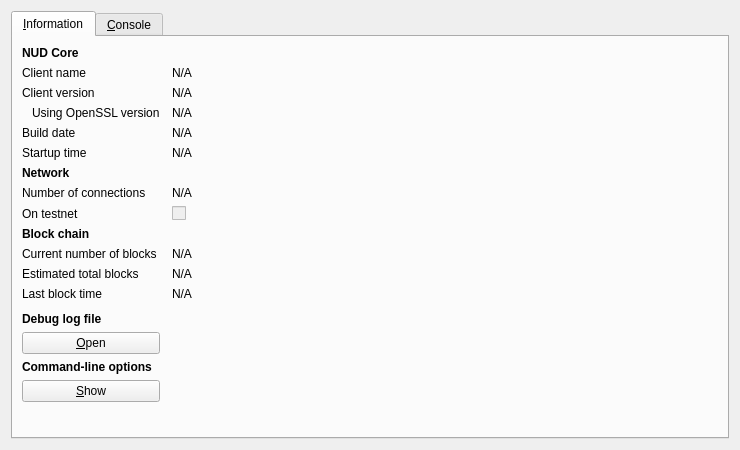
<?xml version="1.0" encoding="UTF-8"?>
<ui version="4.0">
 <class>RPCConsole</class>
 <widget class="QDialog" name="RPCConsole">
  <property name="geometry">
   <rect>
    <x>0</x>
    <y>0</y>
    <width>740</width>
    <height>450</height>
   </rect>
  </property>
  <property name="windowTitle">
   <string>NUD - Debug window</string>
  </property>
  <layout class="QVBoxLayout" name="verticalLayout_2">
   <item>
    <widget class="QTabWidget" name="tabWidget">
     <property name="currentIndex">
      <number>0</number>
     </property>
     <widget class="QWidget" name="tab_info">
      <attribute name="title">
       <string>&amp;Information</string>
      </attribute>
      <layout class="QGridLayout" name="gridLayout" columnstretch="0,1">
       <property name="horizontalSpacing">
        <number>12</number>
       </property>
       <item row="0" column="0">
        <widget class="QLabel" name="label_9">
         <property name="font">
          <font>
           <weight>75</weight>
           <bold>true</bold>
          </font>
         </property>
         <property name="text">
          <string>NUD Core</string>
         </property>
        </widget>
       </item>
       <item row="1" column="0">
        <widget class="QLabel" name="label_5">
         <property name="text">
          <string>Client name</string>
         </property>
        </widget>
       </item>
       <item row="1" column="1">
        <widget class="QLabel" name="clientName">
         <property name="cursor">
          <cursorShape>IBeamCursor</cursorShape>
         </property>
         <property name="text">
          <string>N/A</string>
         </property>
         <property name="textFormat">
          <enum>Qt::PlainText</enum>
         </property>
         <property name="textInteractionFlags">
          <set>Qt::LinksAccessibleByMouse|Qt::TextSelectableByKeyboard|Qt::TextSelectableByMouse</set>
         </property>
        </widget>
       </item>
       <item row="2" column="0">
        <widget class="QLabel" name="label_6">
         <property name="text">
          <string>Client version</string>
         </property>
        </widget>
       </item>
       <item row="2" column="1">
        <widget class="QLabel" name="clientVersion">
         <property name="cursor">
          <cursorShape>IBeamCursor</cursorShape>
         </property>
         <property name="text">
          <string>N/A</string>
         </property>
         <property name="textFormat">
          <enum>Qt::PlainText</enum>
         </property>
         <property name="textInteractionFlags">
          <set>Qt::LinksAccessibleByMouse|Qt::TextSelectableByKeyboard|Qt::TextSelectableByMouse</set>
         </property>
        </widget>
       </item>
       <item row="3" column="0">
        <widget class="QLabel" name="label_14">
         <property name="text">
          <string>Using OpenSSL version</string>
         </property>
         <property name="indent">
          <number>10</number>
         </property>
        </widget>
       </item>
       <item row="3" column="1">
        <widget class="QLabel" name="openSSLVersion">
         <property name="cursor">
          <cursorShape>IBeamCursor</cursorShape>
         </property>
         <property name="text">
          <string>N/A</string>
         </property>
         <property name="textFormat">
          <enum>Qt::PlainText</enum>
         </property>
         <property name="textInteractionFlags">
          <set>Qt::LinksAccessibleByMouse|Qt::TextSelectableByKeyboard|Qt::TextSelectableByMouse</set>
         </property>
        </widget>
       </item>
       <item row="4" column="0">
        <widget class="QLabel" name="label_12">
         <property name="text">
          <string>Build date</string>
         </property>
        </widget>
       </item>
       <item row="4" column="1">
        <widget class="QLabel" name="buildDate">
         <property name="cursor">
          <cursorShape>IBeamCursor</cursorShape>
         </property>
         <property name="text">
          <string>N/A</string>
         </property>
         <property name="textFormat">
          <enum>Qt::PlainText</enum>
         </property>
         <property name="textInteractionFlags">
          <set>Qt::LinksAccessibleByMouse|Qt::TextSelectableByKeyboard|Qt::TextSelectableByMouse</set>
         </property>
        </widget>
       </item>
       <item row="5" column="0">
        <widget class="QLabel" name="label_13">
         <property name="text">
          <string>Startup time</string>
         </property>
        </widget>
       </item>
       <item row="5" column="1">
        <widget class="QLabel" name="startupTime">
         <property name="cursor">
          <cursorShape>IBeamCursor</cursorShape>
         </property>
         <property name="text">
          <string>N/A</string>
         </property>
         <property name="textFormat">
          <enum>Qt::PlainText</enum>
         </property>
         <property name="textInteractionFlags">
          <set>Qt::LinksAccessibleByMouse|Qt::TextSelectableByKeyboard|Qt::TextSelectableByMouse</set>
         </property>
        </widget>
       </item>
       <item row="6" column="0">
        <widget class="QLabel" name="label_11">
         <property name="font">
          <font>
           <weight>75</weight>
           <bold>true</bold>
          </font>
         </property>
         <property name="text">
          <string>Network</string>
         </property>
        </widget>
       </item>
       <item row="7" column="0">
        <widget class="QLabel" name="label_7">
         <property name="text">
          <string>Number of connections</string>
         </property>
        </widget>
       </item>
       <item row="7" column="1">
        <widget class="QLabel" name="numberOfConnections">
         <property name="cursor">
          <cursorShape>IBeamCursor</cursorShape>
         </property>
         <property name="text">
          <string>N/A</string>
         </property>
         <property name="textFormat">
          <enum>Qt::PlainText</enum>
         </property>
         <property name="textInteractionFlags">
          <set>Qt::LinksAccessibleByMouse|Qt::TextSelectableByKeyboard|Qt::TextSelectableByMouse</set>
         </property>
        </widget>
       </item>
       <item row="8" column="0">
        <widget class="QLabel" name="label_8">
         <property name="text">
          <string>On testnet</string>
         </property>
        </widget>
       </item>
       <item row="8" column="1">
        <widget class="QCheckBox" name="isTestNet">
         <property name="enabled">
          <bool>false</bool>
         </property>
         <property name="text">
          <string/>
         </property>
        </widget>
       </item>
       <item row="9" column="0">
        <widget class="QLabel" name="label_10">
         <property name="font">
          <font>
           <weight>75</weight>
           <bold>true</bold>
          </font>
         </property>
         <property name="text">
          <string>Block chain</string>
         </property>
        </widget>
       </item>
       <item row="10" column="0">
        <widget class="QLabel" name="label_3">
         <property name="text">
          <string>Current number of blocks</string>
         </property>
        </widget>
       </item>
       <item row="10" column="1">
        <widget class="QLabel" name="numberOfBlocks">
         <property name="cursor">
          <cursorShape>IBeamCursor</cursorShape>
         </property>
         <property name="text">
          <string>N/A</string>
         </property>
         <property name="textFormat">
          <enum>Qt::PlainText</enum>
         </property>
         <property name="textInteractionFlags">
          <set>Qt::LinksAccessibleByMouse|Qt::TextSelectableByKeyboard|Qt::TextSelectableByMouse</set>
         </property>
        </widget>
       </item>
       <item row="11" column="0">
        <widget class="QLabel" name="label_4">
         <property name="text">
          <string>Estimated total blocks</string>
         </property>
        </widget>
       </item>
       <item row="11" column="1">
        <widget class="QLabel" name="totalBlocks">
         <property name="cursor">
          <cursorShape>IBeamCursor</cursorShape>
         </property>
         <property name="text">
          <string>N/A</string>
         </property>
         <property name="textFormat">
          <enum>Qt::PlainText</enum>
         </property>
         <property name="textInteractionFlags">
          <set>Qt::LinksAccessibleByMouse|Qt::TextSelectableByKeyboard|Qt::TextSelectableByMouse</set>
         </property>
        </widget>
       </item>
       <item row="12" column="0">
        <widget class="QLabel" name="label_2">
         <property name="text">
          <string>Last block time</string>
         </property>
        </widget>
       </item>
       <item row="12" column="1">
        <widget class="QLabel" name="lastBlockTime">
         <property name="cursor">
          <cursorShape>IBeamCursor</cursorShape>
         </property>
         <property name="text">
          <string>N/A</string>
         </property>
         <property name="textFormat">
          <enum>Qt::PlainText</enum>
         </property>
         <property name="textInteractionFlags">
          <set>Qt::LinksAccessibleByMouse|Qt::TextSelectableByKeyboard|Qt::TextSelectableByMouse</set>
         </property>
        </widget>
       </item>
       <item row="13" column="0">
        <spacer name="verticalSpacer_2">
         <property name="orientation">
          <enum>Qt::Vertical</enum>
         </property>
         <property name="sizeHint" stdset="0">
          <size>
           <width>20</width>
           <height>20</height>
          </size>
         </property>
        </spacer>
       </item>
       <item row="14" column="0">
        <widget class="QLabel" name="labelDebugLogfile">
         <property name="font">
          <font>
           <weight>75</weight>
           <bold>true</bold>
          </font>
         </property>
         <property name="text">
          <string>Debug log file</string>
         </property>
        </widget>
       </item>
       <item row="15" column="0">
        <widget class="QPushButton" name="openDebugLogfileButton">
         <property name="toolTip">
          <string>Open the NUD debug log file from the current data directory. This can take a few seconds for large log files.</string>
         </property>
         <property name="text">
          <string>&amp;Open</string>
         </property>
         <property name="autoDefault">
          <bool>false</bool>
         </property>
        </widget>
       </item>
       <item row="16" column="0">
        <widget class="QLabel" name="labelCLOptions">
         <property name="font">
          <font>
           <weight>75</weight>
           <bold>true</bold>
          </font>
         </property>
         <property name="text">
          <string>Command-line options</string>
         </property>
        </widget>
       </item>
       <item row="17" column="0">
        <widget class="QPushButton" name="showCLOptionsButton">
         <property name="toolTip">
          <string>Show the NUD-Qt help message to get a list with possible NUD command-line options.</string>
         </property>
         <property name="text">
          <string>&amp;Show</string>
         </property>
         <property name="autoDefault">
          <bool>false</bool>
         </property>
        </widget>
       </item>
       <item row="18" column="0">
        <spacer name="verticalSpacer">
         <property name="orientation">
          <enum>Qt::Vertical</enum>
         </property>
         <property name="sizeHint" stdset="0">
          <size>
           <width>20</width>
           <height>40</height>
          </size>
         </property>
        </spacer>
       </item>
      </layout>
     </widget>
     <widget class="QWidget" name="tab_console">
      <attribute name="title">
       <string>&amp;Console</string>
      </attribute>
      <layout class="QVBoxLayout" name="verticalLayout_3">
       <property name="spacing">
        <number>3</number>
       </property>
       <item>
        <widget class="QTextEdit" name="messagesWidget">
         <property name="minimumSize">
          <size>
           <width>0</width>
           <height>100</height>
          </size>
         </property>
         <property name="readOnly">
          <bool>true</bool>
         </property>
         <property name="tabKeyNavigation" stdset="0">
          <bool>false</bool>
         </property>
         <property name="columnCount" stdset="0">
          <number>2</number>
         </property>
        </widget>
       </item>
       <item>
        <layout class="QHBoxLayout" name="horizontalLayout">
         <property name="spacing">
          <number>3</number>
         </property>
         <item>
          <widget class="QLabel" name="label">
           <property name="text">
            <string notr="true">&gt;</string>
           </property>
          </widget>
         </item>
         <item>
          <widget class="QLineEdit" name="lineEdit"/>
         </item>
         <item>
          <widget class="QPushButton" name="clearButton">
           <property name="maximumSize">
            <size>
             <width>24</width>
             <height>24</height>
            </size>
           </property>
           <property name="toolTip">
            <string>Clear console</string>
           </property>
           <property name="text">
            <string/>
           </property>
           <property name="icon">
            <iconset resource="../bitcoin.qrc">
             <normaloff>:/icons/remove</normaloff>:/icons/remove</iconset>
           </property>
           <property name="shortcut">
            <string notr="true">Ctrl+L</string>
           </property>
           <property name="autoDefault">
            <bool>false</bool>
           </property>
          </widget>
         </item>
        </layout>
       </item>
      </layout>
     </widget>
    </widget>
   </item>
  </layout>
 </widget>
 <resources>
  <include location="../bitcoin.qrc"/>
 </resources>
 <connections/>
</ui>
